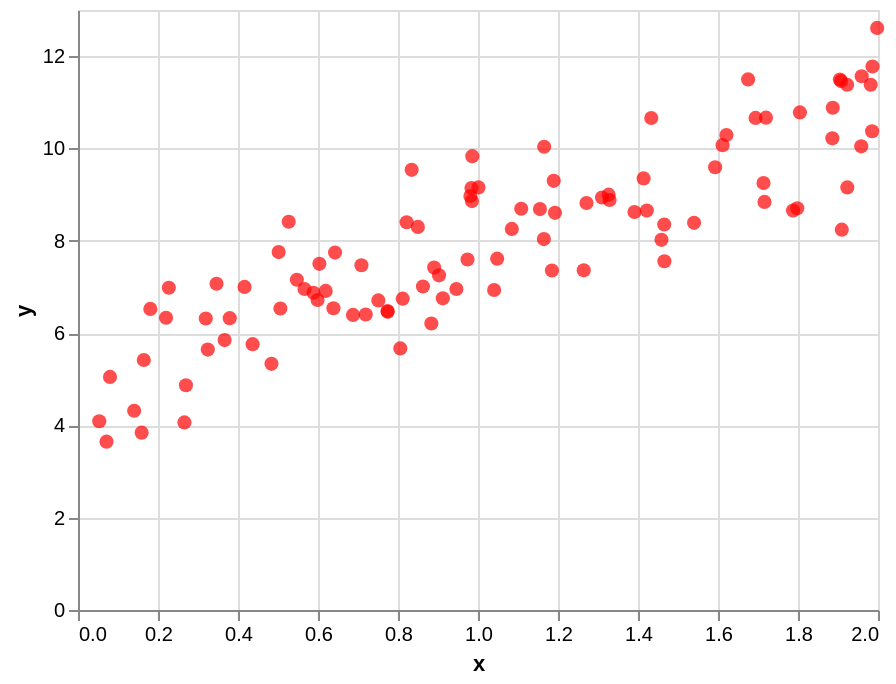

Write the Vega-Lite specification saved for this chart.
### Vega-Lite specification from a JSON file in a GitHub repository (floating-point values rounded to 4 significant figures)
{"config": {"view": {"continuousWidth": 400, "continuousHeight": 300}}, "data": {"name": "data-d77d4f31777d11718b31df3feb164da9"}, "mark": {"type": "point", "color": "red", "filled": true, "size": 50}, "encoding": {"x": {"type": "quantitative", "field": "x"}, "y": {"type": "quantitative", "field": "y"}}, "$schema": "https://vega.github.io/schema/vega-lite/v5.json", "datasets": {"data-d77d4f31777d11718b31df3feb164da9": [{"x": 0.8058, "y": 5.668}, {"x": 0.7086, "y": 7.468}, {"x": 1.001, "y": 9.157}, {"x": 0.8904, "y": 7.419}, {"x": 0.1809, "y": 6.524}, {"x": 0.5471, "y": 7.156}, {"x": 1.887, "y": 10.88}, {"x": 0.05309, "y": 4.089}, {"x": 0.08, "y": 5.05}, {"x": 0.5663, "y": 6.954}, {"x": 1.165, "y": 8.036}, {"x": 1.982, "y": 11.38}, {"x": 1.985, "y": 10.37}, {"x": 1.986, "y": 11.78}, {"x": 0.2201, "y": 6.333}, {"x": 1.329, "y": 8.882}, {"x": 1.048, "y": 7.613}, {"x": 0.3463, "y": 7.069}, {"x": 1.886, "y": 10.22}, {"x": 0.4837, "y": 5.333}, {"x": 1.998, "y": 12.61}, {"x": 1.165, "y": 10.04}, {"x": 0.3666, "y": 5.848}, {"x": 0.7737, "y": 6.479}, {"x": 0.3793, "y": 6.323}, {"x": 0.8215, "y": 8.402}, {"x": 1.189, "y": 9.299}, {"x": 1.433, "y": 10.66}, {"x": 0.9738, "y": 7.595}, {"x": 0.6192, "y": 6.913}, {"x": 1.155, "y": 8.687}, {"x": 0.8834, "y": 6.207}, {"x": 0.7194, "y": 6.402}, {"x": 0.6427, "y": 7.744}, {"x": 0.4164, "y": 7.0}, {"x": 0.9025, "y": 7.252}, {"x": 0.9837, "y": 9.141}, {"x": 1.798, "y": 8.704}, {"x": 1.459, "y": 8.02}, {"x": 1.54, "y": 8.388}, {"x": 0.7509, "y": 6.708}, {"x": 0.6875, "y": 6.394}, {"x": 1.31, "y": 8.938}, {"x": 1.422, "y": 8.653}, {"x": 0.2271, "y": 6.981}, {"x": 0.2661, "y": 4.065}, {"x": 0.9121, "y": 6.753}, {"x": 0.3195, "y": 6.316}, {"x": 1.923, "y": 9.156}, {"x": 1.675, "y": 11.5}, {"x": 1.04, "y": 6.933}, {"x": 0.4365, "y": 5.76}, {"x": 0.2698, "y": 4.869}, {"x": 1.958, "y": 10.05}, {"x": 1.414, "y": 9.351}, {"x": 1.72, "y": 10.67}, {"x": 0.7743, "y": 6.461}, {"x": 0.5017, "y": 7.754}, {"x": 0.5989, "y": 6.717}, {"x": 1.714, "y": 9.252}, {"x": 0.946, "y": 6.956}, {"x": 1.327, "y": 8.998}, {"x": 1.611, "y": 10.07}, {"x": 0.506, "y": 6.531}, {"x": 0.1591, "y": 3.842}, {"x": 1.466, "y": 8.352}, {"x": 1.923, "y": 11.38}, {"x": 1.908, "y": 11.46}, {"x": 0.981, "y": 8.97}, {"x": 1.264, "y": 7.361}, {"x": 1.466, "y": 7.557}, {"x": 1.805, "y": 10.78}, {"x": 0.3245, "y": 5.642}, {"x": 0.8118, "y": 6.746}, {"x": 0.8342, "y": 9.537}, {"x": 1.391, "y": 8.623}, {"x": 0.8497, "y": 8.3}, {"x": 1.716, "y": 8.842}, {"x": 1.694, "y": 10.66}, {"x": 0.1404, "y": 4.317}, {"x": 0.6035, "y": 7.501}, {"x": 1.959, "y": 11.56}, {"x": 0.07125, "y": 3.647}, {"x": 0.9848, "y": 8.859}, {"x": 1.905, "y": 11.49}, {"x": 1.621, "y": 10.29}, {"x": 0.5887, "y": 6.875}, {"x": 1.192, "y": 8.606}, {"x": 0.8624, "y": 7.008}, {"x": 1.185, "y": 7.355}, {"x": 1.788, "y": 8.657}, {"x": 1.108, "y": 8.693}, {"x": 0.9857, "y": 9.834}, {"x": 0.6385, "y": 6.539}, {"x": 0.5267, "y": 8.412}, {"x": 1.085, "y": 8.257}, {"x": 0.1645, "y": 5.418}, {"x": 1.271, "y": 8.818}, {"x": 1.593, "y": 9.593}, {"x": 1.909, "y": 8.241}]}}
